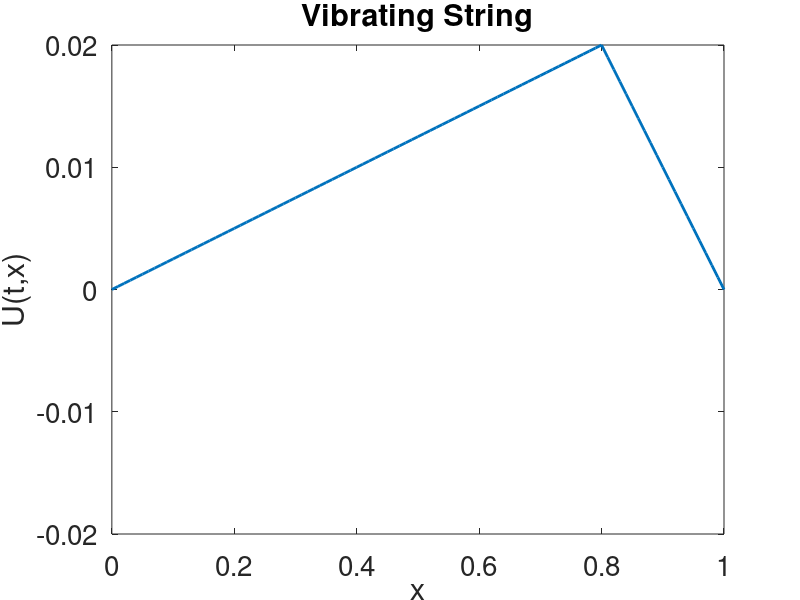

This chart was generated by the following MATLAB code: (Note: this script raises an error after producing the figure.)
% Program_10d.m: The wave equation. Modeling a vibrating string.
% Chapter 10 - Numerical Methods for ODEs and PDEs.
% Copyright Springer 2025. Stephen Lynch.
clear all;
N=101;L=1;x=linspace(0,L,N);
% U(:,1), U(:,2), U(:,3) refer to past, current and future values.
U = zeros(N,3);
c=0.5;
% U(0,x) initial condition. String plucked by 2cm.
U0(1:80)=0.025*x(1:80);U0(81:N)=0.1-0.1*(x(81:N));
U(:,1)=U0;
U(:,2)=U0;
% Plot the initial condition.
U_Plot=plot(x,U(:,2),'LineWidth',2);
axis([0,L,-0.02,0.02]);
xlabel('x'); ylabel('U(t,x)');
title('Vibrating String');
U(1,:)=0;U(end,:)=0; % Boundary conditions.
set(gca,'FontSize',20);
for n=1:4000
    U(2:end-1,3)=2*U(2:end-1,2)-U(2:end-1,1)+...
        c^2*(U(3:end,2)-2*U(2:end-1,2)+U(1:end-2,2));
    % Switch variables.
    U(:,1)=U(:,2);
    U(:,2)=U(:,3);
    U_Plot.YData=U(:,2);
    grid on;
    drawnow;
    frame = getframe(gcf);
    im = frame2im(frame);
end
% End Program_10d.
